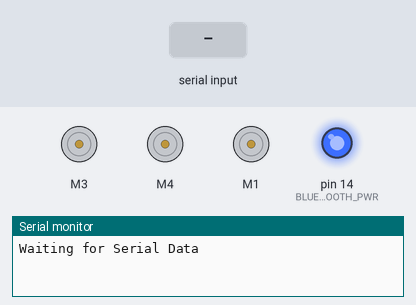
Recording of a sketch running on a simulated Arduino Uno, built with avr-gcc and run on an emulated ATmega328P. Shown: 3 × DC motor (green arrow = forward, orange = backward, longer = faster), output pins drawn as LEDs (lit = HIGH), the last lines printed to the serial monitor. The inputs (shaded band) are chosen by the test bench.

Above: at 1.2 s.
1.3 s: ",\n" received over Serial
2.8 s: "90,45\n" received over the second serial link
At 3.8 s:
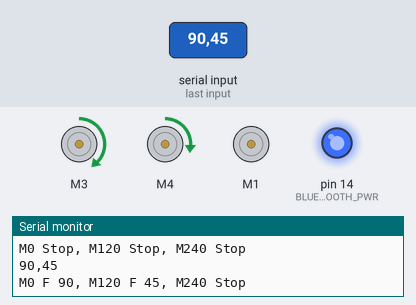
4.3 s: "90\n" received over Serial
At 5.0 s:
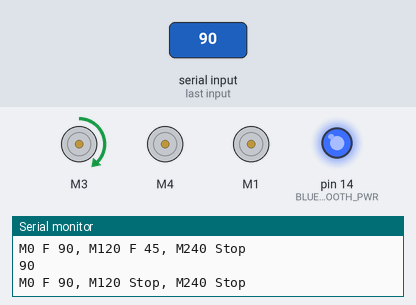
5.8 s: "1,90,45\n" received over the second serial link
At 6.1 s:
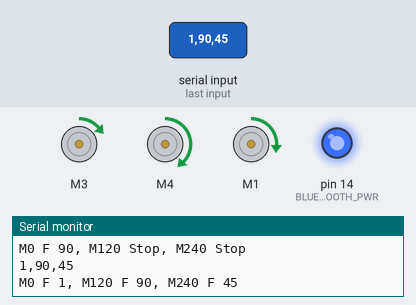
7.3 s: "30,150\n" received over Serial
At 8.5 s:
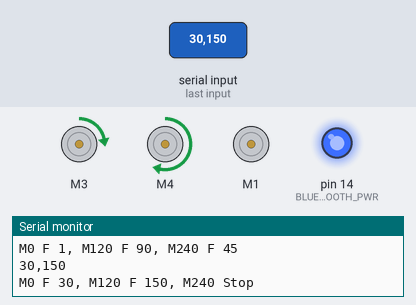
8.8 s: "200\n" received over the second serial link
At 9.5 s:
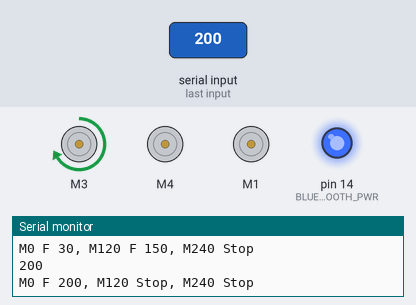
Timing chart, 0 to 11.3 s (numbered marks = the images above; inputs shaded):
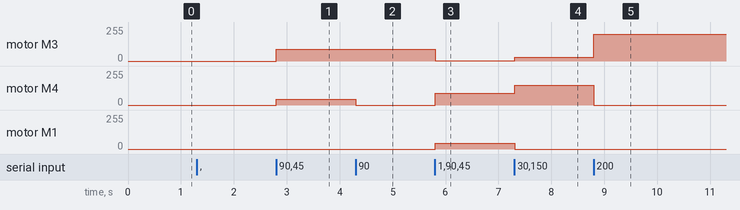

The sketch:

Serial_Drive.ino
```cpp
// Based on Motor Test Example
#include <AFMotor.h>
#include <SoftwareSerial.h>

AF_DCMotor motor0(3);
AF_DCMotor motor120(4);
AF_DCMotor motor240(1);

#define BLUE_TOOTH_PWR 14
#define BLUE_TOOTH_GND 15
#define BLUE_TOOTH_TX 16
#define BLUE_TOOTH_RX 17

String inputString = "";         // a string to hold incoming data
boolean stringComplete = false;  // whether the string is complete

SoftwareSerial mySerial( BLUE_TOOTH_RX, BLUE_TOOTH_TX ); // RX, TX

void setup() {
  Serial.begin(9600);           // set up Serial library at 9600 bps
  Serial.println("Waiting for Serial Data");
  inputString.reserve(200);

  // set the data rate for the SoftwareSerial port
  mySerial.begin(9600);

  pinMode( BLUE_TOOTH_PWR, OUTPUT );
  pinMode( BLUE_TOOTH_GND, OUTPUT );

  digitalWrite( BLUE_TOOTH_PWR, HIGH );
  digitalWrite( BLUE_TOOTH_GND, LOW );
}

void loop() {
  char inChar;

  if (stringComplete) {
    Serial.println(inputString);
    runSerialCommand(inputString);
    // clear the string:
    inputString = "";
    stringComplete = false;
  }

  if (mySerial.available())
  {
    inChar = mySerial.read();

    inputString += inChar;

    if ( inChar == '\n' ) stringComplete = true;
  }
}

void serialEvent() {
  while (Serial.available()) {
    // get the new byte:
    char inChar = (char)Serial.read();
    // add it to the inputString:
    inputString += inChar;
    // if the incoming character is a newline, set a flag
    // so the main loop can do something about it:
    if (inChar == '\n') {
      stringComplete = true;
    }
  }
}

void runSerialCommand(String command){
  int motorCommands[3] = {0,0,0};
  String tmpStr;
  int cmdNum = 0;
  for (int i = 0; i < command.length(); i++){
    if (command.charAt(i) == ','){
      motorCommands[cmdNum] = tmpStr.toInt();
      cmdNum += 1;
      tmpStr = "";
    } else {
      tmpStr += command.charAt(i);
    }
  }
  motorCommands[cmdNum] = tmpStr.toInt();

  rawMotorDrive(motorCommands[0], motorCommands[1], motorCommands[2], true);
}

void rawMotorDrive(int m0, int m120, int m240){
 if (m0 > 0){
  motor0.run(FORWARD);
  if (m0 < 255){
    motor0.setSpeed(m0);
  } else {
    motor0.setSpeed(255);
  }
 } else if (m0 < 0){
   motor0.run(BACKWARD);
  if (m0 > -255){
    motor0.setSpeed(m0);
  } else {
    motor0.setSpeed(255);
  }
 } else {
   motor0.run(RELEASE);
 }

 if (m120 > 0){
  motor120.run(FORWARD);
  if (m120 < 255){
    motor120.setSpeed(m120);
  } else {
    motor120.setSpeed(255);
  }
 } else if (m120 < 0){
   motor120.run(BACKWARD);
  if (m120 > -255){
    motor120.setSpeed(m120);
  } else {
    motor120.setSpeed(255);
  }
 } else {
   motor120.run(RELEASE);
 }

 if (m240 > 0){
  motor240.run(FORWARD);
  if (m240 < 255){
    motor240.setSpeed(m240);
  } else {
    motor240.setSpeed(255);
  }
 } else if (m240 < 0){
   motor240.run(BACKWARD);
  if (m240 > -255){
    motor240.setSpeed(m240);
  } else {
    motor240.setSpeed(255);
  }
 } else {
   motor240.run(RELEASE);
 }

}

void rawMotorDrive(int m0, int m120, int m240, boolean debug){
 if (m0 > 0){
  motor0.run(FORWARD);
  if (debug) Serial.print("M0 F ");
  if (m0 < 255){
    motor0.setSpeed(m0);
    if (debug) Serial.print(m0);
  } else {
    motor0.setSpeed(255);
    if (debug) Serial.print(255);
  }
 } else if (m0 < 0){
   motor0.run(BACKWARD);
   if (debug) Serial.print("M0 B ");
  if (m0 > -255){
    motor0.setSpeed(abs(m0));
    if (debug) Serial.print(abs(m0));
  } else {
    motor0.setSpeed(255);
    if (debug) Serial.print(255);
  }
 } else {
   motor0.run(RELEASE);
   if (debug) Serial.print("M0 Stop");
 }
 if (debug) Serial.print(", ");

 if (m120 > 0){
  motor120.run(FORWARD);
  if (debug) Serial.print("M120 F ");
  if (m120 < 255){
    motor120.setSpeed(m120);
    if (debug) Serial.print(m120);
  } else {
    motor120.setSpeed(255);
    if (debug) Serial.print(255);
  }
 } else if (m120 < 0){
   motor120.run(BACKWARD);
   if (debug) Serial.print("M120 B ");
  if (m120 > -255){
    motor120.setSpeed(abs(m120));
    if (debug) Serial.print(abs(m120));
  } else {
    motor120.setSpeed(255);
    if (debug) Serial.print(255);
  }
 } else {
   motor120.run(RELEASE);
   if (debug) Serial.print("M120 Stop");
 }
 if (debug) Serial.print(", ");

 if (m240 > 0){
  motor240.run(FORWARD);
  if (debug) Serial.print("M240 F ");
  if (m240 < 255){
    motor240.setSpeed(m240);
    if (debug) Serial.println(m240);
  } else {
    motor240.setSpeed(255);
    if (debug) Serial.println(255);
  }
 } else if (m240 < 0){
   motor240.run(BACKWARD);
   if (debug) Serial.print("M240 B ");
  if (m240 > -255){
    motor240.setSpeed(abs(m240));
    if (debug) Serial.println(abs(m240));
  } else {
    motor240.setSpeed(255);
    if (debug) Serial.println(255);
  }
 } else {
   motor240.run(RELEASE);
   if (debug) Serial.println("M240 Stop");
 }

}
```

Measured:
- after the input at 2.8 s, motor M3: stopped → forward 90/255 at once; motor M4: stopped → forward 45/255 at once
- after the input at 4.3 s, motor M4: forward 45/255 → stopped at once
- after the input at 5.8 s, motor M3: forward 90/255 → forward 1/255 at once; motor M4: stopped → forward 90/255 at once; motor M1: stopped → forward 45/255 at once
- after the input at 7.3 s, motor M3: forward 1/255 → forward 30/255 at once; motor M4: forward 90/255 → forward 150/255 at once; motor M1: forward 45/255 → stopped at once
- after the input at 8.8 s, motor M3: forward 30/255 → forward 200/255 at once; motor M4: forward 150/255 → stopped at once
